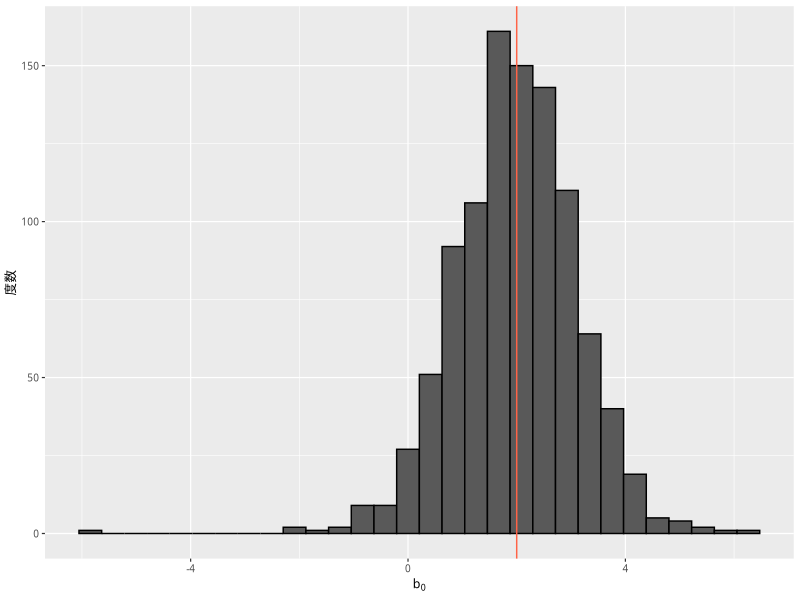
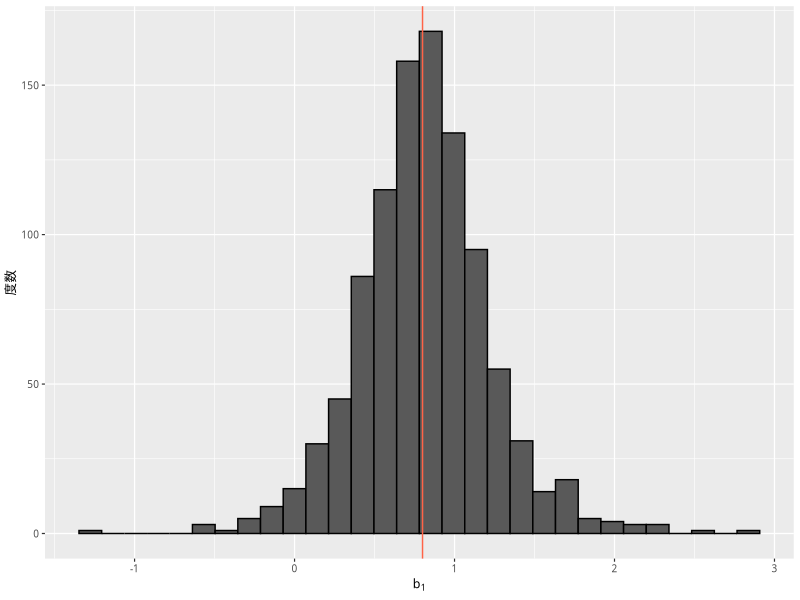
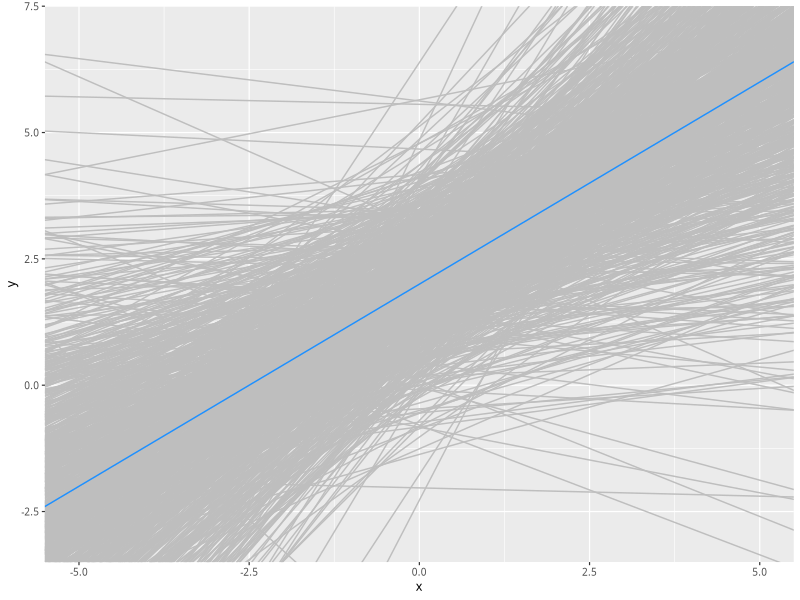
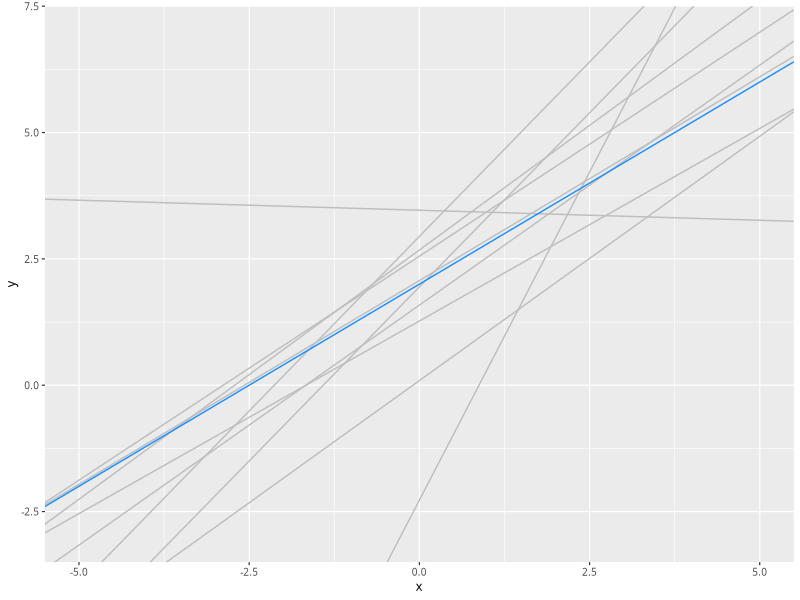

Write R code to recreate these figures, in order.
## ---- chunk 1
#| include: false

if (knitr::is_latex_output()) {
  knitr::opts_chunk$set(dev = 'cairo_pdf')
}
## ---- chunk 2
#| echo: false
#| message:  false

library(tidyverse)
my_font <- 'HiraginoSans-W3'
theme_set(theme_gray(base_size = 9,
                     base_family = my_font))
## ---- chunk 3
N <- 5
## ---- chunk 4
x <- runif(N, min = -5, max = 5)
## ---- chunk 5
beta0 <- 2
beta1 <- 0.8
## ---- chunk 6
sigma <- 2
## ---- chunk 7
epsilon <- rnorm(N, mean = 0, sd = sigma)
## ---- chunk 8
y <- beta0 + beta1 * x + epsilon
## ---- chunk 9
df <- tibble(y = y, x = x)
fit <- lm(y ~ x, data = df)
broom::tidy(fit) |>
  mutate_if(is.double, round, digits = 2)
## ---- chunk 10
simple_reg <- function(n, beta0 = 0, beta1 = 1, sigma = 1) {
  ## 単回帰のシミュレーションを実行するための関数
  ## 引数: n     = 標本サイズ
  ##       beta0 = 真のy切片
  ##       beta1 = 真の傾き
  ##       sigma = 誤差項の標準偏差
  
  # x を一様分布 Uniform(-5, 5) から作る
  x <- runif(n, min = -5, max = 5)
  
  # epsilon を正規分布 N(, sigma ^ 2) から作る
  epsilon <- rnorm(n, mean = 0, sd = sigma)
  
  # 真のモデルから y を作る
  y <- beta0 + beta1 * x + epsilon
  
  # 回帰分析を実行する
  fit <- lm(y ~ x)
  
  # beta の推定値を関数の出力として返す
  return(coef(fit))
}
## ---- chunk 11
simple_reg(n = 5,
           beta0 = 2, beta1 = 0.8,
           sigma = 2)
## ---- chunk 12
n_sims <- 1000
result <- matrix(NA, nrow = n_sims, ncol = 2)
colnames(result) <- c('b0', 'b1')
for (i in 1 : n_sims) {
  result[i,] <- simple_reg(n = 5,
                           beta0 = 2, beta1 = 0.8,
                           sigma = 2)
}
## ---- chunk 13
res_data <- as_tibble(result)
hist_b0 <- ggplot(data = res_data, aes(x = b0)) +
  geom_histogram(color = 'black') +
  labs(x = expression(b[0]), y = '度数') +
  geom_vline(xintercept = 2, color = 'tomato')
plot(hist_b0)
## ---- chunk 14
mean(res_data$b0)
## ---- chunk 15
hist_b1 <- ggplot(data = res_data, aes(x = b1)) +
  geom_histogram(color = 'black') +
  labs(x = expression(b[1]), y = '度数') +
  geom_vline(xintercept = 0.8, color = 'tomato')
plot(hist_b1)
## ---- chunk 16
mean(res_data$b1)
## ---- chunk 17
plt <- ggplot(NULL) +
  geom_abline(intercept = res_data$b0,
              slope     = res_data$b1,
              color     = 'gray') +
  geom_abline(intercept = 2,
              slope     = 0.8,
              color     = 'dodgerblue') +
  xlim(-5, 5) + ylim(-3, 7) +
  labs(x = 'x', y = 'y')
plot(plt)
## ---- chunk 18
res_data_sub <- slice_sample(res_data, n = 10)
plt_sub10 <- ggplot(NULL) +
  geom_abline(intercept = res_data_sub$b0,
              slope     = res_data_sub$b1,
              color     = 'gray') +
  geom_abline(intercept = 2,
              slope     = 0.8,
              color     = 'dodgerblue') +
  xlim(-5, 5) + ylim(-3, 7) +
  labs(x = 'x', y = 'y')
plot(plt_sub10)
